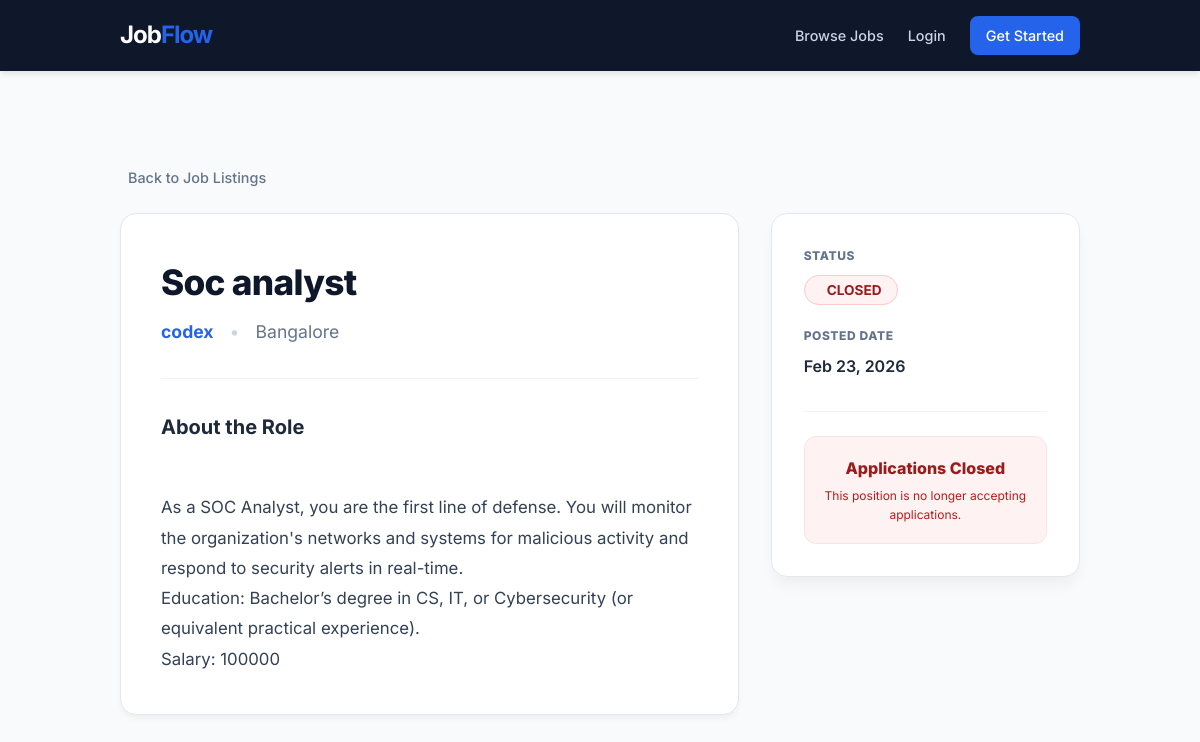
Page /jobs/1/ on the committed database.
### core/models.py (models this page shows, shortened)
class Job(models.Model):
    STATUS_CHOICES = (
        ('open', 'Open'),
        ('closed', 'Closed'),
    )
    company = models.ForeignKey(User, on_delete=models.CASCADE, related_name='jobs')
    title = models.CharField(max_length=255)
    location = models.CharField(max_length=100)
    description = models.TextField()
    status = models.CharField(max_length=10, choices=STATUS_CHOICES, default='open')
    created_at = models.DateTimeField(auto_now_add=True)
    exit

### core/views.py (the view)
# urls.py: path('jobs/<int:id>/', views.job_detail, name="job_detail"),
def job_detail(request, id):
    job = get_object_or_404(Job, id=id)
    return render(request, "core/job_detail.html", {"job": job})

### core/templates/core/job_detail.html (shortened to what this page needs)
{% extends 'base.html' %}
{% block content %}
<div style="max-width: 1000px; margin: 0 auto; padding: 40px 20px;">
    <a href="{% url 'core:jobs' %}" style="text-decoration: none; color: #64748b; font-size: 0.9rem; display: inline-flex; align-items: center; gap: 8px; margin-bottom: 24px; font-weight: 500; transition: color 0.2s;" onmouseover="this.style.color='#2563eb'" onmouseout="this.style.color='#64748b'">
         Back to Job Listings
    </a>
    <div style="display: grid; grid-template-columns: 2fr 1fr; gap: 2rem;">
        <div class="card" style="padding: 2.5rem; border-radius: 16px; background: white; border: 1px solid #e2e8f0; box-shadow: 0 4px 6px -1px rgba(0,0,0,0.05);">
            <div style="margin-bottom: 2rem;">
                <h1 style="font-size: 2.2rem; font-weight: 800; color: #0f172a; margin-bottom: 0.5rem; letter-spacing: -0.02em;">{{ job.title }}</h1>
                <div style="display: flex; gap: 1rem; align-items: center; font-size: 1.1rem;">
                    <span style="color: #2563eb; font-weight: 700;">{{ job.company.username }}</span>
                    <span style="color: #cbd5e1;">•</span>
                    <span style="color: #64748b;"> {{ job.location }}</span>
                </div>
            </div>
            <hr style="border: 0; border-top: 1px solid #f1f5f9; margin-bottom: 2rem;">
            <div class="job-body">
                <h3 style="font-size: 1.25rem; font-weight: 700; color: #1e293b; margin-bottom: 1.2rem;">About the Role</h3>
                <div style="line-height: 1.8; color: #334155; white-space: pre-line; font-size: 1.05rem;">
                    {{ job.description }}
                </div>
            </div>
        </div>
        <div>
            <div class="card" style="padding: 2rem; position: sticky; top: 100px; border-radius: 16px; border: 1px solid #e2e8f0; background: white; box-shadow: 0 10px 15px -3px rgba(0,0,0,0.05);">
                <div style="margin-bottom: 1.5rem;">
                    <p style="font-size: 0.75rem; color: #64748b; text-transform: uppercase; font-weight: 800; margin-bottom: 0.75rem; letter-spacing: 0.05em;">Status</p>
                    <span class="status-badge status-{{ job.status|title }}" style="padding: 6px 16px; border-radius: 50px; font-weight: 700; font-size: 0.85rem;">
                        {{ job.status|upper }}
                    </span>
                </div>
                <div style="margin-bottom: 2rem;">
                    <p style="font-size: 0.75rem; color: #64748b; text-transform: uppercase; font-weight: 800; margin-bottom: 0.5rem; letter-spacing: 0.05em;">Posted Date</p>
                    <p style="font-weight: 600; color: #1e293b; font-size: 1rem;">{{ job.created_at|date:"M d, Y" }}</p>
                </div>
                <div style="margin-top: 2rem; padding-top: 1.5rem; border-top: 1px solid #f1f5f9;">
                    {% if job.status == "open" %}
                        {% if user.is_authenticated %}
                            {% if user.groups.all.0.name == "Student" %}
                                <a href="{% url 'application:apply_job' job.id %}" class="btn-primary-full" style="text-decoration: none;">
                                    Apply for this Job
                                </a>
                            {% else %}
                                <div style="background: #fff7ed; padding: 1.2rem; border-radius: 12px; border: 1px solid #ffedd5; text-align: center;">
                                    <p style="color: #9a3412; font-size: 0.9rem; font-weight: 700; margin: 0;">
                                        Only Students can apply.
                                    </p>
                                    <p style="color: #c2410c; font-size: 0.75rem; margin-top: 4px;">
                                        Your account is not registered as a student.
                                    </p>
                                </div>
                            {% endif %}
                        {% else %}
                            <a href="{% url 'users:login' %}?next={{ request.path }}" class="btn-primary-full" style="text-decoration: none;">
                                Login to Apply
                            </a>
                            <p style="font-size: 0.75rem; color: #64748b; text-align: center; margin-top: 12px; font-weight: 500;">
                                Requires a verified student account
                            </p>
                        {% endif %}
                    {% else %}
                        <div style="background: #fef2f2; padding: 1.2rem; border-radius: 12px; border: 1px solid #fee2e2; text-align: center;">
                            <p style="color: #991b1b; font-weight: 800; margin: 0;">Applications Closed</p>
                            <p style="color: #b91c1c; font-size: 0.75rem; margin-top: 4px;">This position is no longer accepting applications.</p>
                        </div>
                    {% endif %}
                </div>
            </div>
        </div>
    </div>
</div>
{% endblock %}

### templates/base.html (style rules this page uses)
:root { --primary: #2563eb; --primary-hover: #1d4ed8; --bg: #f8fafc; --text-main: #1e293b; --text-muted: #64748b; --card-bg: #ffffff; --nav-bg: #0f172a; }
* { margin: 0; padding: 0; box-sizing: border-box; font-family: 'Inter', sans-serif; }
body { background-color: var(--bg); color: var(--text-main); line-height: 1.6; }

### core/templates/core/job_detail.html (style rules this page uses)
.status-Closed { background: #fef2f2; color: #991b1b; border: 1px solid #fecaca; }

### rows in the picture
Job: title "Soc analyst", company.username "codex", location "Bangalore", description "As a SOC Analyst, you are the first line of defense. You will monitor the organization's networks and systems for malicious activity and respond to security alerts in real-time. Education: Bachelor’s degree in CS, IT, or Cybersecurity (or equivalent practical experience). Salary: 100000", status "CLOSED", created_at "Feb 23, 2026"
